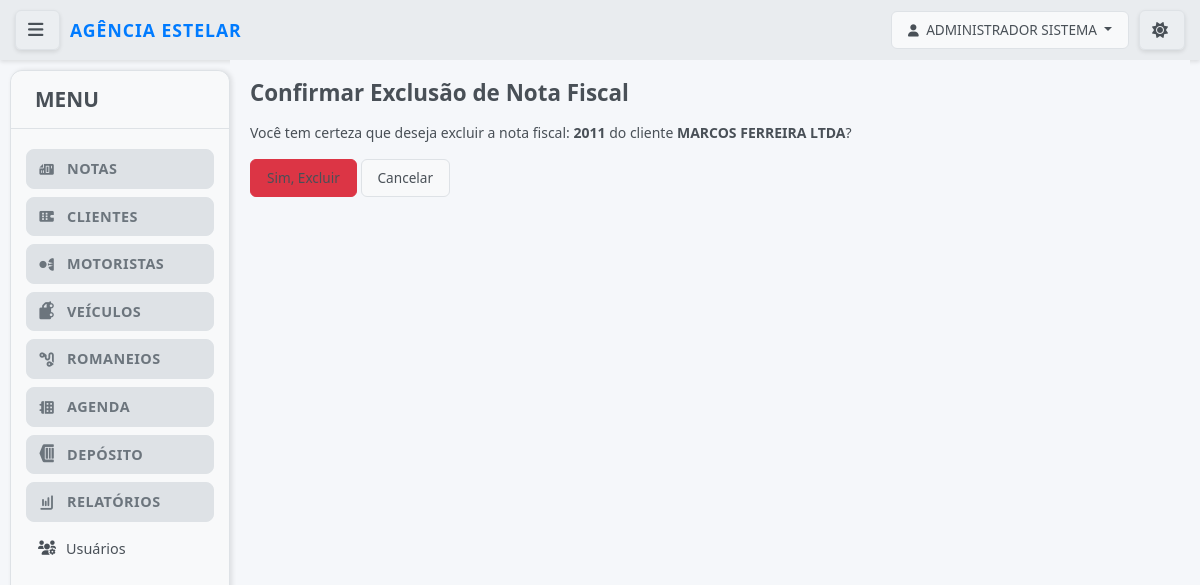
Page /notas/excluir/456/ (signed in) on the committed database.
### notas/models.py (models this page shows, shortened)
class UpperCaseMixin:
    def save(self, *args, **kwargs):
        for field in self._meta.fields:
            if hasattr(field, 'max_length') and hasattr(self, field.name):
                value = getattr(self, field.name)
                if value and isinstance(value, str):
                    exclude_fields = [
                        'email', 'password', 'username', 'cpf', 'cnpj',
                        'cnh', 'chassi', 'renavam', 'placa', 'cep',
                        'telefone', 'rntrc', 'numero_consulta', 'tipo_usuario',
                        'status'  # Adicionado para não converter status para maiúsculo
                    ]
                    if field.name not in exclude_fields:
                        setattr(self, field.name, value.upper())
        super().save(*args, **kwargs)

class Usuario(UpperCaseMixin, AbstractUser):
    TIPO_USUARIO_CHOICES = [
        ('admin', 'Administrador'),
        ('funcionario', 'Funcionário'),
        ('cliente', 'Cliente'),
    ]
    tipo_usuario = models.CharField(
        max_length=20,
        choices=TIPO_USUARIO_CHOICES,
        default='funcionario',
        verbose_name="Tipo de Usuário"
    )
    cliente = models.ForeignKey(
        Cliente,
        on_delete=models.CASCADE,
        null=True,
        blank=True,
        verbose_name="Cliente Vinculado"
    )
    telefone = models.CharField(max_length=20, blank=True, verbose_name="Telefone")
    ultimo_acesso = models.DateTimeField(null=True, blank=True, verbose_name="Último Acesso")
    REQUIRED_FIELDS = ['email', 'first_name', 'last_name']
    USERNAME_FIELD = 'username'
    is_authenticated = True
    is_anonymous = False
    objects = UsuarioManager()
    class Meta:
        verbose_name = "Usuário"
        verbose_name_plural = "Usuários"
        ordering = ['username']
    def get_full_name(self):
        return f"{self.first_name} {self.last_name}".strip()
    @property
    def is_admin(self):
        return self.tipo_usuario == 'admin'
    @property
    def is_cliente(self):
        return self.tipo_usuario == 'cliente'
    def can_access_funcionalidades(self):
        return self.is_admin or self.is_funcionario

class NotaFiscal(UpperCaseMixin, models.Model):
    cliente = models.ForeignKey(Cliente, on_delete=models.PROTECT, related_name='notas_fiscais', verbose_name="Cliente")
    nota = models.CharField(max_length=50, verbose_name="Número da Nota")
    data = models.DateField(verbose_name="Data de Emissão") # Nome 'data' mantido, era o que o Django esperava
    fornecedor = models.CharField(max_length=200, verbose_name="Fornecedor")
    mercadoria = models.CharField(max_length=200, verbose_name="Mercadoria")
    quantidade = models.DecimalField(max_digits=10, decimal_places=2, verbose_name="Quantidade")
    peso = models.DecimalField(max_digits=10, decimal_places=2, verbose_name="Peso (kg)")
    valor = models.DecimalField(max_digits=10, decimal_places=2, verbose_name="Valor (R$)")
    STATUS_NF_CHOICES = [ # Renomeado para evitar conflito com Cliente.STATUS_CHOICES
        ('Depósito', 'Depósito'),
        ('Enviada', 'Enviada'),
    ]
    status = models.CharField(max_length=20, default='Depósito', choices=STATUS_NF_CHOICES, verbose_name="Status da NF")
    LOCAL_CHOICES = [
        ('1', 'Galpão 1'),
        ('2', 'Galpão 2'),
        ('3', 'Galpão 3'),
        ('4', 'Galpão 4'),
        ('5', 'Galpão 5'),
    ]
    local = models.CharField(max_length=10, choices=LOCAL_CHOICES, blank=True, null=True, verbose_name="Local")
    romaneios = models.ManyToManyField(
        'RomaneioViagem',
        related_name='notas_vinculadas', # Related_name para evitar conflito
        blank=True,
        verbose_name="Romaneios Vinculados"
    )
    class Meta:
        verbose_name = "Nota Fiscal"
        verbose_name_plural = "Notas Fiscais"
        ordering = ['-data', 'nota']
        constraints = [
            UniqueConstraint(fields=['nota', 'cliente', 'mercadoria', 'quantidade', 'peso'],
                             name='unique_nota_fiscal_por_campos_chave')
        ]

class Cliente(UpperCaseMixin, models.Model):
    razao_social = models.CharField(max_length=255, unique=True, verbose_name="Razão Social") # Adicionado unique=True
    cnpj = models.CharField(max_length=18, unique=True, blank=True, null=True, verbose_name="CNPJ")
    nome_fantasia = models.CharField(max_length=255, blank=True, null=True, verbose_name="Nome Fantasia")
    inscricao_estadual = models.CharField(max_length=20, blank=True, null=True, verbose_name="Inscrição Estadual")
    endereco = models.CharField(max_length=255, blank=True, null=True, verbose_name="Endereço")
    numero = models.CharField(max_length=10, blank=True, null=True, verbose_name="Número")
    complemento = models.CharField(max_length=255, blank=True, null=True, verbose_name="Complemento")
    bairro = models.CharField(max_length=100, blank=True, null=True, verbose_name="Bairro")
    cidade = models.CharField(max_length=100, blank=True, null=True, verbose_name="Cidade")
    estado = models.CharField(max_length=2, blank=True, null=True, verbose_name="Estado (UF)")
    cep = models.CharField(max_length=9, blank=True, null=True, verbose_name="CEP")
    telefone = models.CharField(max_length=20, blank=True, null=True, verbose_name="Telefone")
    email = models.EmailField(blank=True, null=True, verbose_name="Email")
    STATUS_CHOICES = [
        ('Ativo', 'Ativo'),
        ('Inativo', 'Inativo'),
    ]
    status = models.CharField(max_length=10, choices=STATUS_CHOICES, default='Ativo', verbose_name="Status")
    class Meta:
        verbose_name = "Cliente"
        verbose_name_plural = "Clientes"
        ordering = ['razao_social']

### notas/views.py (the view)
# urls.py: path('excluir/<int:pk>/', views.excluir_nota_fiscal, name='excluir_nota_fiscal'),
def excluir_nota_fiscal(request, pk):
    nota = get_object_or_404(NotaFiscal, pk=pk)
    if request.method == 'POST':
        for romaneio in nota.romaneios_vinculados.all():
            romaneio.notas_fiscais.remove(nota)
        nota.delete()
        messages.success(request, 'Nota fiscal excluída com sucesso!')
        return redirect('notas:listar_notas_fiscais')
    return render(request, 'notas/excluir_nota.html', {'nota': nota})

### notas/templates/notas/excluir_nota.html (shortened to what this page needs)
{% extends 'base.html' %}
{% block content %}
    <h2>Confirmar Exclusão de Nota Fiscal</h2>
    <p>Você tem certeza que deseja excluir a nota fiscal: <strong>{{ nota.nota }}</strong> do cliente <strong>{{ nota.cliente.razao_social }}</strong>?</p>
    <form method="post">
        <button type="submit" class="btn btn-danger">Sim, Excluir</button>
        <a href="{% url 'notas:detalhes_nota_fiscal' nota.pk %}" class="btn btn-secondary">Cancelar</a>
    </form>
{% endblock %}

### templates/base.html (shortened to what this page needs)
{% load static %}
<!DOCTYPE html>
<html lang="pt-BR">
<head>
    <link href="https://cdn.jsdelivr.net/npm/bootstrap@5.3.3/dist/css/bootstrap.min.css" rel="stylesheet">
            <link rel="stylesheet" href="{% static 'css/style.css' %}?v=4.8">
    <link rel="stylesheet" href="https://cdnjs.cloudflare.com/ajax/libs/font-awesome/6.0.0-beta3/css/all.min.css">
</head>
<body class="{% if not user.is_authenticated %}login-page{% endif %}">
    <div class="top-bar">
        {% if user.is_authenticated %}
        <button id="menu-toggle" class="btn btn-outline-light btn-sm menu-toggle-btn" title="Alternar Menu">
            <i class="fas fa-bars"></i>
        </button>
        {% endif %}
                        <div class="logo-container">
                            <a href="{% url 'notas:dashboard' %}" class="logo">Agência Estelar</a>
                        </div>
        <div class="user-area">
            <div class="user-info">
                {% if user.is_authenticated %}
                    <div class="dropdown">
                        <button class="btn btn-outline-light dropdown-toggle" type="button" id="userDropdown" data-bs-toggle="dropdown" aria-expanded="false">
                            <i class="fas fa-user"></i> {{ user.get_full_name|default:user.username }}
                        </button>
                    </div>
                {% else %}
                    <a href="{% url 'notas:login' %}" class="btn btn-outline-light">Login</a>
                {% endif %}
            </div>
            <button id="theme-toggle" class="btn btn-outline-light btn-sm theme-toggle-btn" title="Alternar Tema">
                <i id="theme-icon" class="fas fa-sun"></i>
            </button>
        </div>
    </div>
    <div class="main-wrapper">
        {% if user.is_authenticated %}
               <div class="sidebar">
           <div class="sidebar-header">
               <h3>MENU</h3>
           </div>
            <nav class="sidebar-nav">
                <ul class="nav-menu">
                    {% if user.can_access_funcionalidades %}
                    <li class="nav-group">
                        <div class="nav-group-header">
                            <i class="fas fa-file-invoice"></i>
                            <span>Notas</span>
                        </div>
                    </li>
                    <li class="nav-group">
                        <div class="nav-group-header">
                            <i class="fas fa-building"></i>
                            <span>Clientes</span>
                        </div>
                    </li>
                    <li class="nav-group">
                        <div class="nav-group-header">
                            <i class="fas fa-user-tie"></i>
                            <span>Motoristas</span>
                        </div>
                    </li>
                    <li class="nav-group">
                        <div class="nav-group-header">
                            <i class="fas fa-truck"></i>
                            <span>Veículos</span>
                        </div>
                    </li>
                    <li class="nav-group">
                        <div class="nav-group-header">
                            <i class="fas fa-route"></i>
                            <span>Romaneios</span>
                        </div>
                    </li>
                    {% if user.is_admin %}
                    <li class="nav-group">
                        <div class="nav-group-header">
                            <i class="fas fa-calendar-alt"></i>
                            <span>Agenda</span>
                        </div>
                    </li>
                    {% endif %}
                    <li class="nav-group">
                        <div class="nav-group-header">
                            <i class="fas fa-warehouse"></i>
                            <span>Depósito</span>
                        </div>
                    </li>
                    {% if user.is_admin %}
                    <li class="nav-group">
                        <div class="nav-group-header">
                            <i class="fas fa-chart-bar"></i>
                            <span>Relatórios</span>
                        </div>
                    </li>
                   <li class="nav-item">
                       <a href="{% url 'notas:listar_usuarios' %}">
                           <i class="fas fa-users-cog"></i> Usuários
                       </a>
                   </li>
                    {% endif %}
                    {% endif %}
                </ul>
            </nav>
        </div>
        {% endif %}
        <div class="main-content">
            {% block content %}{% endblock %}
        </div>
    </div>
</body>
</html>
</html>

### rows in the picture
Usuario: get_full_name "ADMINISTRADOR SISTEMA"
NotaFiscal: nota "2011", cliente.razao_social "MARCOS FERREIRA LTDA"
